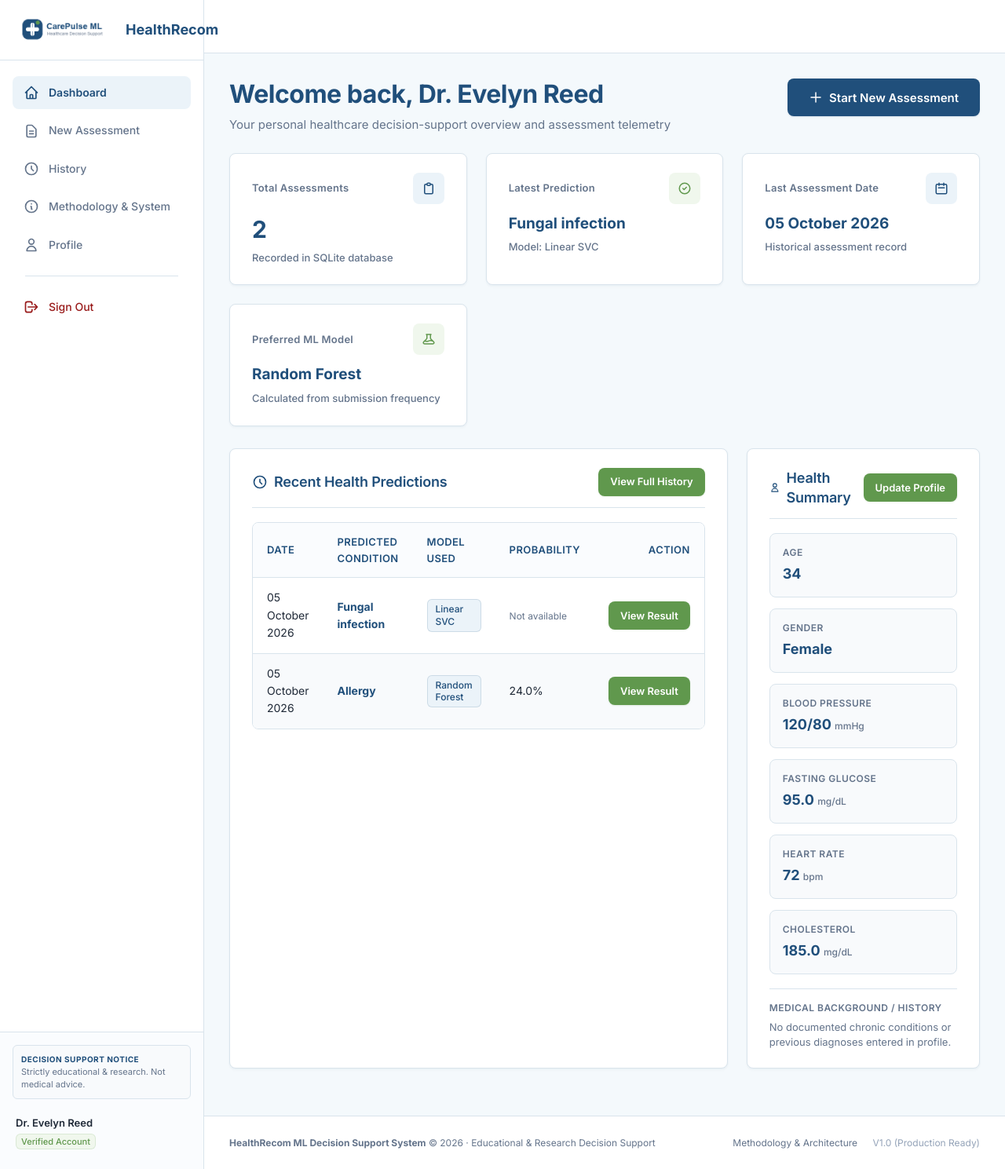
The app's page /dashboard (signed in) with its own data.
### tables this page shows
CREATE TABLE users (
            id INTEGER PRIMARY KEY AUTOINCREMENT,
            name TEXT NOT NULL,
            email TEXT UNIQUE NOT NULL,
            password_hash TEXT NOT NULL,
            role TEXT DEFAULT 'user',
            age INTEGER,
            gender TEXT,
            created_at DATETIME DEFAULT CURRENT_TIMESTAMP,
            updated_at DATETIME DEFAULT CURRENT_TIMESTAMP
        );

CREATE TABLE predictions (
            id INTEGER PRIMARY KEY AUTOINCREMENT,
            user_id INTEGER NOT NULL,
            age INTEGER,
            gender TEXT,
            symptoms TEXT,
            blood_pressure TEXT,
            glucose REAL,
            heart_rate INTEGER,
            cholesterol REAL,
            medical_history TEXT,
            model_used TEXT NOT NULL,
            predicted_disease TEXT NOT NULL,
            prediction_probability REAL,
            prediction_date DATETIME DEFAULT CURRENT_TIMESTAMP,
            FOREIGN KEY (user_id) REFERENCES users (id) ON DELETE CASCADE
        );

CREATE TABLE health_profiles (
            id INTEGER PRIMARY KEY AUTOINCREMENT,
            user_id INTEGER NOT NULL UNIQUE,
            age INTEGER,
            gender TEXT,
            blood_pressure TEXT,
            glucose REAL,
            heart_rate INTEGER,
            cholesterol REAL,
            medical_history TEXT,
            updated_at DATETIME DEFAULT CURRENT_TIMESTAMP,
            FOREIGN KEY (user_id) REFERENCES users (id) ON DELETE CASCADE
        );

### app/routes/dashboard.py (the view)
@dashboard_bp.route('/dashboard')
@auth_required
def dashboard():
    db_path = current_app.config['DATABASE_PATH']
    user_id = g.user['id']
    stats = get_user_dashboard_stats(db_path, user_id)
    health_profile = get_health_profile(db_path, user_id)
    recent_predictions = get_user_predictions(db_path, user_id, limit=5)
    recent_activities = get_user_activity(db_path, user_id, limit=5)
    is_new_user = (stats['total_predictions'] == 0)
    return render_template(
        'dashboard.html',
        user=g.user,
        stats=stats,
        health_profile=health_profile,
        recent_predictions=recent_predictions,
        recent_activities=recent_activities,
        is_new_user=is_new_user,
        disclaimer=current_app.config['DISCLAIMER']
    )

### templates/dashboard.html (shortened to what this page needs)
{% extends "base.html" %}
{% block extra_css %}
<link rel="stylesheet" href="{{ url_for('static', filename='css/dashboard.css') }}">
{% endblock %}
{% block content %}
<div class="page-header">
  <div>
    <h1 class="page-title">Welcome back, {{ user.name }}</h1>
    <p class="page-subtitle">Your personal healthcare decision-support overview and assessment telemetry</p>
  </div>
  <a href="{{ url_for('prediction.assessment') }}" class="btn btn-primary btn-lg">
    <svg style="width: 18px; height: 18px;" fill="none" stroke="currentColor" viewBox="0 0 24 24"><path stroke-linecap="round" stroke-linejoin="round" stroke-width="2" d="M12 4v16m8-8H4"/></svg>
    Start New Assessment
  </a>
</div>
<div class="dashboard-grid-stats">
  <div class="stat-card">
    <div class="stat-header">
      <span>Total Assessments</span>
      <div class="stat-icon">
        <svg style="width: 18px; height: 18px;" fill="none" stroke="currentColor" viewBox="0 0 24 24"><path stroke-linecap="round" stroke-linejoin="round" stroke-width="2" d="M9 5H7a2 2 0 00-2 2v12a2 2 0 002 2h10a2 2 0 002-2V7a2 2 0 00-2-2h-2M9 5a2 2 0 002 2h2a2 2 0 002-2M9 5a2 2 0 012-2h2a2 2 0 012 2"/></svg>
      </div>
    </div>
    <div class="stat-value">{{ stats.total_predictions }}</div>
    <div class="stat-subtext">Recorded in SQLite database</div>
  </div>
  <div class="stat-card">
    <div class="stat-header">
      <span>Latest Prediction</span>
      <div class="stat-icon green">
        <svg style="width: 18px; height: 18px;" fill="none" stroke="currentColor" viewBox="0 0 24 24"><path stroke-linecap="round" stroke-linejoin="round" stroke-width="2" d="M9 12l2 2 4-4m6 2a9 9 0 11-18 0 9 9 0 0118 0z"/></svg>
      </div>
    </div>
    <div class="stat-value" style="font-size: 19px; white-space: nowrap; overflow: hidden; text-overflow: ellipsis;" title="{{ stats.latest_prediction.predicted_disease if stats.latest_prediction else 'No assessments yet' }}">
      {% if stats.latest_prediction %}
        {{ stats.latest_prediction.predicted_disease }}
      {% else %}
        None Yet
      {% endif %}
    </div>
    <div class="stat-subtext">
      {% if stats.latest_prediction %}
        Model: {{ stats.latest_prediction.model_used }}
      {% else %}
        Awaiting first submission
      {% endif %}
    </div>
  </div>
  <div class="stat-card">
    <div class="stat-header">
      <span>Last Assessment Date</span>
      <div class="stat-icon">
        <svg style="width: 18px; height: 18px;" fill="none" stroke="currentColor" viewBox="0 0 24 24"><path stroke-linecap="round" stroke-linejoin="round" stroke-width="2" d="M8 7V3m8 4V3m-9 8h10M5 21h14a2 2 0 002-2V7a2 2 0 00-2-2H5a2 2 0 00-2 2v12a2 2 0 002 2z"/></svg>
      </div>
    </div>
    <div class="stat-value" style="font-size: 19px;">
      {% if stats.last_assessment_date %}
        {{ stats.last_assessment_date | format_date }}
      {% else %}
        No assessments
      {% endif %}
    </div>
    <div class="stat-subtext">Historical assessment record</div>
  </div>
  <div class="stat-card">
    <div class="stat-header">
      <span>Preferred ML Model</span>
      <div class="stat-icon green">
      </div>
    </div>
    <div class="stat-value" style="font-size: 19px;">
      {{ stats.most_used_model }}
    </div>
    <div class="stat-subtext">Calculated from submission frequency</div>
  </div>
</div>
<div class="dashboard-two-column">
  <div class="card">
    <div class="card-header">
      <h2 class="card-title">
        <svg style="width: 20px; height: 20px;" fill="none" stroke="currentColor" viewBox="0 0 24 24"><path stroke-linecap="round" stroke-linejoin="round" stroke-width="2" d="M12 8v4l3 3m6-3a9 9 0 11-18 0 9 9 0 0118 0z"/></svg>
        Recent Health Predictions
      </h2>
      {% if recent_predictions %}
        <a href="{{ url_for('prediction.history') }}" class="btn btn-secondary btn-sm">View Full History</a>
      {% endif %}
    </div>
    {% if recent_predictions %}
      <div class="table-responsive">
        <table class="data-table">
          <thead>
            <tr>
              <th>Date</th>
              <th>Predicted Condition</th>
              <th>Model Used</th>
              <th>Probability</th>
              <th style="text-align: right;">Action</th>
            </tr>
          </thead>
          <tbody>
            {% for pred in recent_predictions %}
              <tr>
                <td>{{ pred.prediction_date | format_date }}</td>
                <td>
                  <strong style="color: var(--primary);">{{ pred.predicted_disease }}</strong>
                </td>
                <td>
                  <span class="badge badge-primary">{{ pred.model_used }}</span>
                </td>
                <td>
                  {% if pred.prediction_probability is not none %}
                    {{ (pred.prediction_probability * 100) | round(1) }}%
                  {% else %}
                    <span style="color: var(--text-muted); font-size: 12px;">Not available</span>
                  {% endif %}
                </td>
                <td style="text-align: right;">
                  <a href="{{ url_for('prediction.result', prediction_id=pred.id) }}" class="btn btn-secondary btn-sm">
                    View Result
                  </a>
                </td>
              </tr>
            {% endfor %}
          </tbody>
        </table>
      </div>
    {% endif %}
  </div>
  <div class="card">
    <div class="card-header">
      <h2 class="card-title">
        <svg style="width: 20px; height: 20px;" fill="none" stroke="currentColor" viewBox="0 0 24 24"><path stroke-linecap="round" stroke-linejoin="round" stroke-width="2" d="M16 7a4 4 0 11-8 0 4 4 0 018 0zM12 14a7 7 0 00-7 7h14a7 7 0 00-7-7z"/></svg>
        Health Summary
      </h2>
      <a href="{{ url_for('recommendation.profile') }}" class="btn btn-secondary btn-sm">Update Profile</a>
    </div>
    <div class="vitals-grid">
      <div class="vital-item">
        <div class="vital-label">Age</div>
        <div class="vital-value">{{ health_profile.age if health_profile and health_profile.age else (user.age or 'Not set') }}</div>
      </div>
      <div class="vital-item">
        <div class="vital-label">Gender</div>
        <div class="vital-value">{{ health_profile.gender if health_profile and health_profile.gender else (user.gender or 'Not set') }}</div>
      </div>
      <div class="vital-item">
        <div class="vital-label">Blood Pressure</div>
        <div class="vital-value">
          {{ health_profile.blood_pressure if health_profile and health_profile.blood_pressure else 'Not set' }}
          {% if health_profile and health_profile.blood_pressure %}<span class="vital-unit">mmHg</span>{% endif %}
        </div>
      </div>
      <div class="vital-item">
        <div class="vital-label">Fasting Glucose</div>
        <div class="vital-value">
          {{ health_profile.glucose if health_profile and health_profile.glucose else 'Not set' }}
          {% if health_profile and health_profile.glucose %}<span class="vital-unit">mg/dL</span>{% endif %}
        </div>
      </div>
      <div class="vital-item">
        <div class="vital-label">Heart Rate</div>
        <div class="vital-value">
          {{ health_profile.heart_rate if health_profile and health_profile.heart_rate else 'Not set' }}
          {% if health_profile and health_profile.heart_rate %}<span class="vital-unit">bpm</span>{% endif %}
        </div>
      </div>
      <div class="vital-item">
        <div class="vital-label">Cholesterol</div>
        <div class="vital-value">
          {{ health_profile.cholesterol if health_profile and health_profile.cholesterol else 'Not set' }}
          {% if health_profile and health_profile.cholesterol %}<span class="vital-unit">mg/dL</span>{% endif %}
        </div>
      </div>
    </div>
    <div style="margin-top: 18px; padding-top: 14px; border-top: 1px solid var(--border);">
      <div class="vital-label" style="margin-bottom: 6px;">Medical Background / History</div>
      <p style="font-size: 13px; color: var(--text-muted); line-height: 1.4;">
        {{ health_profile.medical_history if health_profile and health_profile.medical_history else 'No documented chronic conditions or previous diagnoses entered in profile.' }}
      </p>
    </div>
  </div>
</div>
{% endblock %}

### templates/base.html (shortened to what this page needs)
<!DOCTYPE html>
<html lang="en">
<head>
  <link rel="stylesheet" href="{{ url_for('static', filename='css/main.css') }}">
  <link rel="stylesheet" href="{{ url_for('static', filename='css/base.css') }}">
  {% block extra_css %}{% endblock %}
</head>
<body>
  {% if current_user or session.get('user_id') %}
  <div class="app-shell">
    <aside class="app-sidebar" id="appSidebar">
      <div class="sidebar-header">
        <a href="{{ url_for('dashboard.view_dashboard') }}" style="display: flex; align-items: center; gap: 10px; text-decoration: none;">
          <img src="{{ url_for('static', filename='images/logo.png') }}" alt="HealthRecom Logo" class="sidebar-logo">
          <span style="font-size: 18px; font-weight: 700; color: var(--primary);">HealthRecom</span>
        </a>
      </div>
      <nav class="sidebar-nav">
        <a href="{{ url_for('dashboard.view_dashboard') }}" class="nav-item {% if request.endpoint in ['dashboard.dashboard', 'dashboard.view_dashboard'] %}active{% endif %}">
          <svg style="width: 20px; height: 20px;" fill="none" stroke="currentColor" viewBox="0 0 24 24"><path stroke-linecap="round" stroke-linejoin="round" stroke-width="2" d="M3 12l2-2m0 0l7-7 7 7M5 10v10a1 1 0 001 1h3m10-11l2 2m-2-2v10a1 1 0 01-1 1h-3m-6 0a1 1 0 001-1v-4a1 1 0 011-1h2a1 1 0 011 1v4a1 1 0 001 1m-6 0h6"/></svg>
          Dashboard
        </a>
        <a href="{{ url_for('prediction.assessment') }}" class="nav-item {% if request.endpoint == 'prediction.assessment' %}active{% endif %}">
          <svg style="width: 20px; height: 20px;" fill="none" stroke="currentColor" viewBox="0 0 24 24"><path stroke-linecap="round" stroke-linejoin="round" stroke-width="2" d="M9 12h6m-6 4h6m2 5H7a2 2 0 01-2-2V5a2 2 0 012-2h5.586a1 1 0 01.707.293l5.414 5.414a1 1 0 01.293.707V19a2 2 0 01-2 2z"/></svg>
          New Assessment
        </a>
        <a href="{{ url_for('prediction.history') }}" class="nav-item {% if request.endpoint == 'prediction.history' %}active{% endif %}">
          <svg style="width: 20px; height: 20px;" fill="none" stroke="currentColor" viewBox="0 0 24 24"><path stroke-linecap="round" stroke-linejoin="round" stroke-width="2" d="M12 8v4l3 3m6-3a9 9 0 11-18 0 9 9 0 0118 0z"/></svg>
          History
        </a>
        <a href="{{ url_for('dashboard.about') }}" class="nav-item {% if request.endpoint in ['dashboard.about', 'recommendation.about'] %}active{% endif %}">
          <svg style="width: 20px; height: 20px;" fill="none" stroke="currentColor" viewBox="0 0 24 24"><path stroke-linecap="round" stroke-linejoin="round" stroke-width="2" d="M13 16h-1v-4h-1m1-4h.01M21 12a9 9 0 11-18 0 9 9 0 0118 0z"/></svg>
          Methodology & System
        </a>
        <a href="{{ url_for('recommendation.profile') }}" class="nav-item {% if request.endpoint == 'recommendation.profile' %}active{% endif %}">
          <svg style="width: 20px; height: 20px;" fill="none" stroke="currentColor" viewBox="0 0 24 24"><path stroke-linecap="round" stroke-linejoin="round" stroke-width="2" d="M16 7a4 4 0 11-8 0 4 4 0 018 0zM12 14a7 7 0 00-7 7h14a7 7 0 00-7-7z"/></svg>
          Profile
        </a>
        <div class="nav-divider" style="margin: 12px 16px; width: auto; height: 1px; background: var(--border-color);"></div>
        <a href="{{ url_for('auth.logout') }}" class="nav-item logout-link" style="color: #991B1B;">
          <svg style="width: 20px; height: 20px;" fill="none" stroke="currentColor" viewBox="0 0 24 24"><path stroke-linecap="round" stroke-linejoin="round" stroke-width="2" d="M17 16l4-4m0 0l-4-4m4 4H7m6 4v1a3 3 0 01-3 3H6a3 3 0 01-3-3V7a3 3 0 013-3h4a3 3 0 013 3v1"/></svg>
          Sign Out
        </a>
      </nav>
      <div class="sidebar-footer">
        <div class="disclaimer-card" style="font-size: 11px; padding: 10px; background: #F8FAFC; border: 1px solid var(--border-color); border-radius: 6px;">
          <strong style="display: block; color: var(--primary); margin-bottom: 2px;">Decision Support Notice</strong>
          Strictly educational & research. Not medical advice.
        </div>
        {% if current_user %}
        <div class="user-mini-profile" style="display: flex; align-items: center; justify-content: space-between; margin-top: 12px;">
          <div style="min-width: 0;">
            <div class="user-info-text" style="font-weight: 600; font-size: 13px; color: var(--text-main);">{{ current_user.name }}</div>
            <span class="badge badge-secondary" style="font-size: 11px; padding: 2px 6px;">Verified Account</span>
          </div>
        </div>
        {% endif %}
      </div>
    </aside>
    <div class="app-main-wrapper">
      <header class="app-header">
      </header>
      <main class="app-content">
        {% block content %}{% endblock %}
      </main>
      <footer class="app-footer">
        <div>
          <strong>HealthRecom ML Decision Support System</strong> &copy; {{ current_year }} &middot; Educational & Research Decision Support
        </div>
        <div>
          <a href="{{ url_for('dashboard.about') }}" style="color: var(--text-secondary); margin-right: 16px;">Methodology & Architecture</a>
          <span style="color: var(--text-light);">V1.0 (Production Ready)</span>
        </div>
      </footer>
    </div>
  </div>
  {% endif %}
</body>
</html>

### records on screen
users: name "Dr. Evelyn Reed"
predictions: latest_prediction.predicted_disease "Fungal infection", latest_prediction.model_used "Linear SVC", last_assessment_date "05 October 2026", prediction_date "05 October 2026", predicted_disease "Fungal infection", model_used "Linear SVC", shows "Not available"
predictions: most_used_model "Random Forest", prediction_date "05 October 2026", predicted_disease "Allergy", model_used "Random Forest", (pred.prediction_probability*100)|round(1) "24.0"
health_profiles: age "34", gender "Female", blood_pressure "120/80", glucose "95.0", heart_rate "72", cholesterol "185.0"

### other values on screen
{{ stats.total_predictions }} "2"
